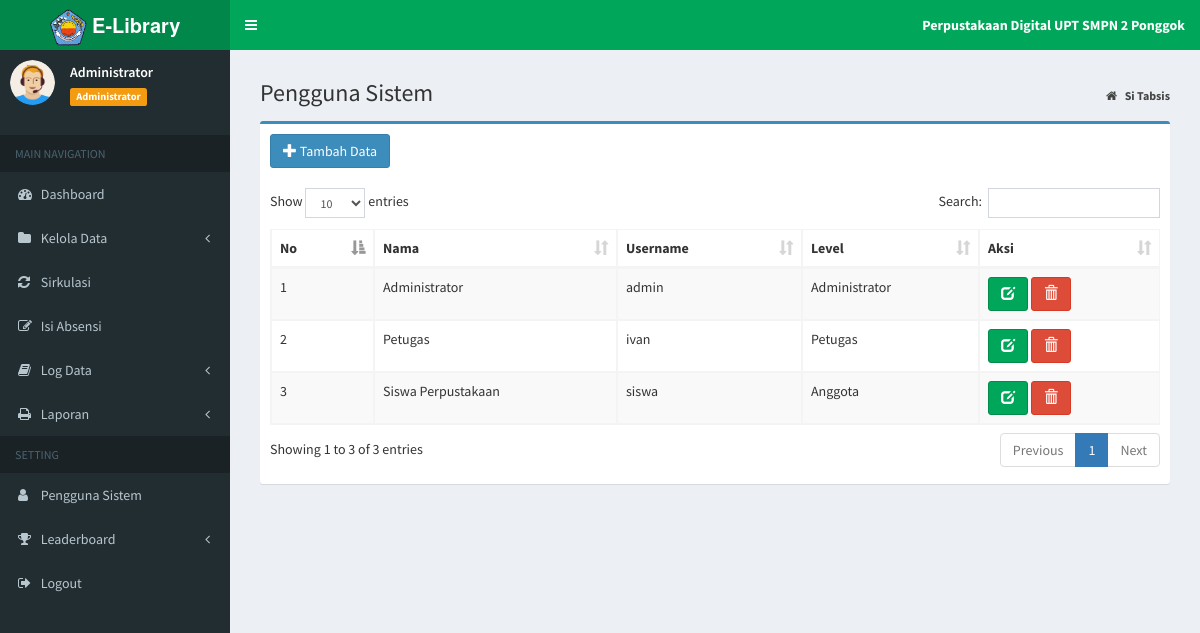
/?page=MyApp/data_pengguna (signed in), run on the app's committed database.
### tables this page shows
CREATE TABLE `tb_pengguna` (
  `id_pengguna` int NOT NULL,
  `nama_pengguna` varchar(20) NOT NULL,
  `username` varchar(20) NOT NULL,
  `password` varchar(35) NOT NULL,
  `level` enum('Administrator','Petugas','Anggota') NOT NULL
);

### admin/pengguna/data_pengguna.php (the view, shortened to what this page needs)
<section class="content-header">
	<h1>
		Pengguna Sistem
	</h1>
	<ol class="breadcrumb">
		<li>
			<a href="index.php">
				<i class="fa fa-home"></i>
				<b>Si Tabsis</b>
			</a>
		</li>
	</ol>
</section>
<section class="content">
	<div class="box box-primary">
		<div class="box-header">
			<a href="?page=MyApp/add_pengguna" class="btn btn-primary">
				<i class="glyphicon glyphicon-plus"></i> Tambah Data</a>
		</div>
		<div class="box-body">
			<div class="table-responsive">
				<table id="example1" class="table table-bordered table-striped">
					<thead>
						<tr>
							<th>No</th>
							<th>Nama</th>
							<th>Username</th>
							<th>Level</th>
							<th>Aksi</th>
						</tr>
					</thead>
					<tbody>
						<?php
                  $no = 1;
                  $sql = $koneksi->query("select * from tb_pengguna");
                  while ($data= $sql->fetch_assoc()) {
                ?>
						<tr>
							<td>
								<?php echo $no++; ?>
							</td>
							<td>
								<?php echo $data['nama_pengguna']; ?>
							</td>
							<td>
								<?php echo $data['username']; ?>
							</td>
							<td>
								<?php echo $data['level']; ?>
							</td>
							<td>
								<a href="?page=MyApp/edit_pengguna&kode=<?php echo $data['id_pengguna']; ?>"
								 title="Ubah" class="btn btn-success">
									<i class="glyphicon glyphicon-edit"></i>
								</a>
								<a href="?page=MyApp/del_pengguna&kode=<?php echo $data['id_pengguna']; ?>"
								 onclick="return confirm('Apakah anda yakin hapus data ini ?')" title="Hapus" class="btn btn-danger">
									<i class="glyphicon glyphicon-trash"></i>
							</td>
						</tr>
						<?php
                  }
                ?>
					</tbody>
				</table>
			</div>
		</div>
	</div>
</section>

### data on the page
tb_pengguna: nama_pengguna "Administrator", username "admin", level "Administrator"
tb_pengguna: nama_pengguna "Petugas", username "ivan", level "Petugas"
tb_pengguna: nama_pengguna "Siswa Perpustakaan", username "siswa", level "Anggota"

### other printed values
$data_nama "Administrator"
$data_level "Administrator"
